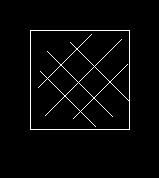
%> input picture LINE3.JPG, 159 x 178 px
$ octave lab5.m   (GNU Octave 9; MATLAB toolbox functions it lacks are replaced by stand-ins)
%> lines starting %> are read from the running program, lines starting %| are printed output that depends on the picture; in (x1, y1, x2, y2) boxes, pixels count from 0 and x2, y2 are one past the last pixel; in counts of white or black regions, pixels touching at a corner belong together; the program's own positions count from 1
%Line detection for image segmentation.
clear;
clc;
%i1=input('Enter image name with location (line1.jpg) :');
getim=imread('line3.jpg');
%> getim is the input picture: size 178x159x3 uint8; min 0, max 255, mean 7.5
GI=rgb2gray(getim);
subplot(2,1,1),imshow(GI),title('Input image');

S1=GI;
S2=GI;
S3=GI;
S4=GI;
%Mask For Horizontal  line
M1=[-1 -1 -1;2 2 2;-1 -1  -1];
%Mask For +45 degree  line
M2=[-1 -1 2;-1 2 -1;2 -1  -1];
%Mask For Vartical  line
M3=[-1 2 -1;-1 2 -1;-1 2  -1];
%Mask For -45 degree  line
M4=[2 -1 -1;-1 2 -1;-1 -1  2];

%For output image
OutI=GI;
OutI(:,:)=0;
%> OutI: size 178x159 uint8; every value is 0

%Get size of Extented matrix
l=1;
GIext = wextend(2,'zpd',GI,l);
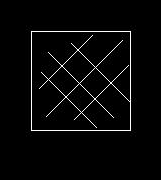
%> GIext: size 180x161 uint8; min 0, max 255, mean 7.3
Emat=size(GIext);
%> Emat = [180 161]
Max_r=Emat(1);
%> Max_r = 180
Max_c=Emat(2);
%> Max_c = 161

%========== Detect Horinzontal Line ============
for i=1:1:Max_r-2
    for j=1:1:Max_c-2
        x=GIext(i:i+2,j:j+2); %Get submatrix
        r=M1.*double(x);
        R=sum(sum(r));
        S1(i,j)=uint8(R);        %Store the R values
   end
end
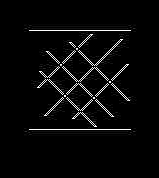
%> S1: size 178x159 uint8; min 0, max 255, mean 9.2

%========== Detect +45 Degree Line ============%
OutI(:,:)=0;
for i=1:1:Max_r-2
    for j=1:1:Max_c-2
        x=GIext(i:i+2,j:j+2); %Get submatrix
        r=M2.*double(x);
        R=sum(sum(r));
        S2(i,j)=uint8(R);        %Store the R values
   end
end
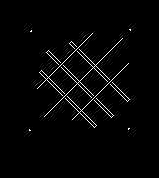
%> S2: size 178x159 uint8; min 0, max 255, mean 6.3

%========== Detect Vartical Line ============%
OutI(:,:)=0;
for i=1:1:Max_r-2
    for j=1:1:Max_c-2
        x=GIext(i:i+2,j:j+2); %Get submatrix
        r=M3.*double(x);
        R=sum(sum(r));
        S3(i,j)=uint8(R);        %Store the R values
   end
end
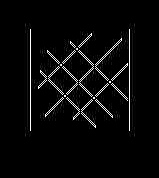
%> S3: size 178x159 uint8; min 0, max 255, mean 9

%========== Detect -45 Degree Line ============%
for i=1:1:Max_r-2
    for j=1:1:Max_c-2
        x=GIext(i:i+2,j:j+2); %Get submatrix
        r=M4.*double(x);
        R=sum(sum(r));
        S4(i,j)=uint8(R);        %Store the R values
   end
end
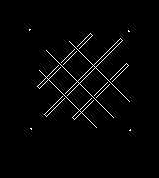
%> S4: size 178x159 uint8; min 0, max 255, mean 6.2

for i=1:1:Max_r-2
    for j=1:1:Max_c-2
        OutI(i,j)=max(max(S1(i,j),S2(i,j)),max(S3(i,j),S4(i,j)));
    end
end
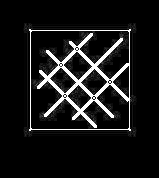
%> OutI: size 178x159 uint8; min 0, max 255, mean 22.8

K=find(OutI>=250);
%> K = 1932 values from 5192 to 23271
OutI(:)=0;
OutI(K)=255;
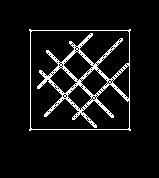
%> OutI: size 178x159 uint8; 6.8% white in thin lines or dots, all inside (x1, y1, x2, y2) = (29, 29, 131, 131)
subplot(2,1,2),imshow(OutI),title('Output image.');

$ run again, with LINE2.JPG copied over LINE3.JPG
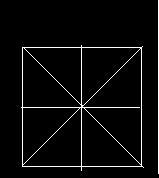
%> input picture LINE2.JPG, 159 x 178 px
%> getim is the input picture: size 178x159x3 uint8; min 0, max 255, mean 10.8
%> after the loop `for i=1:1:Max_r-2`:
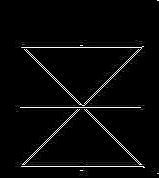
%> S1: size 178x159 uint8; min 0, max 255, mean 8.6
%> K = 1908 values from 3667 to 28299
%> `OutI(K)=255;`:
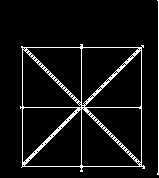
%> OutI: size 178x159 uint8; 6.7% white in thin lines or dots, all inside (x1, y1, x2, y2) = (20, 0, 159, 175)

$ run again, with ayTdk.jpg copied over LINE3.JPG
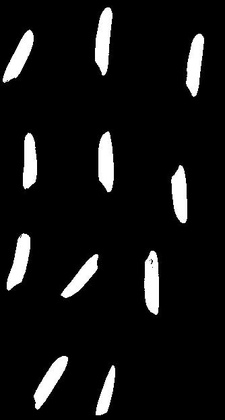
%> input picture ayTdk.jpg, 225 x 420 px, shrunk from 334 x 623 before the run
%> getim is the input picture: size 420x225 uint8; min 0, max 255, mean 20.5
%> K = 1794 values from 916 to 85718
%> `OutI(K)=255;`:
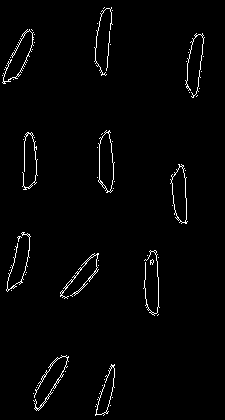
%> OutI: size 420x225 uint8; 1.9% white in thin lines or dots, all inside (x1, y1, x2, y2) = (2, 7, 205, 416)
